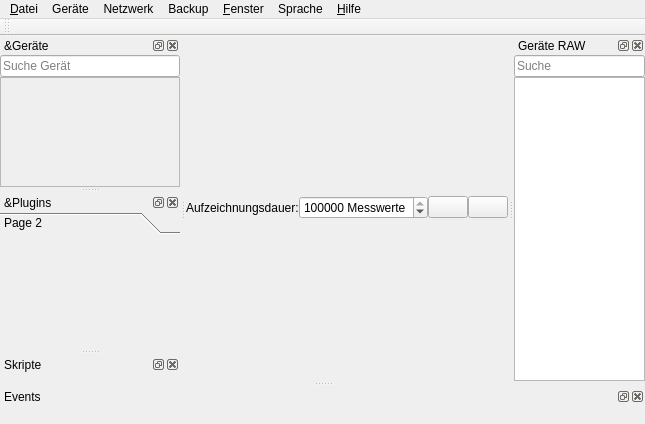
<?xml version="1.0" encoding="UTF-8"?>
<ui version="4.0">
 <class>MainWindow</class>
 <widget class="QMainWindow" name="MainWindow">
  <property name="geometry">
   <rect>
    <x>0</x>
    <y>0</y>
    <width>645</width>
    <height>424</height>
   </rect>
  </property>
  <property name="windowTitle">
   <string>RealTime OpenControl</string>
  </property>
  <property name="dockOptions">
   <set>QMainWindow::AllowNestedDocks|QMainWindow::AllowTabbedDocks|QMainWindow::AnimatedDocks|QMainWindow::GroupedDragging</set>
  </property>
  <widget class="QWidget" name="centralwidget">
   <layout class="QVBoxLayout" name="verticalLayout_9">
    <property name="spacing">
     <number>0</number>
    </property>
    <property name="leftMargin">
     <number>0</number>
    </property>
    <property name="topMargin">
     <number>0</number>
    </property>
    <property name="rightMargin">
     <number>0</number>
    </property>
    <property name="bottomMargin">
     <number>2</number>
    </property>
    <item>
     <layout class="QHBoxLayout" name="horizontalLayout">
      <property name="spacing">
       <number>0</number>
      </property>
      <item>
       <spacer name="horizontalSpacer_2">
        <property name="orientation">
         <enum>Qt::Horizontal</enum>
        </property>
        <property name="sizeHint" stdset="0">
         <size>
          <width>0</width>
          <height>0</height>
         </size>
        </property>
       </spacer>
      </item>
      <item>
       <widget class="QLabel" name="label_2">
        <property name="text">
         <string>Aufzeichnungsdauer:</string>
        </property>
       </widget>
      </item>
      <item>
       <widget class="QSpinBox" name="maxLengthSpinBox">
        <property name="toolTip">
         <string>Ändere die Aufzeichnungsdauer</string>
        </property>
        <property name="statusTip">
         <string>Ändere die Aufzeichnungsdauer</string>
        </property>
        <property name="suffix">
         <string> Messwerte</string>
        </property>
        <property name="maximum">
         <number>1000000000</number>
        </property>
        <property name="value">
         <number>500000</number>
        </property>
       </widget>
      </item>
      <item>
       <spacer name="horizontalSpacer">
        <property name="orientation">
         <enum>Qt::Horizontal</enum>
        </property>
        <property name="sizeHint" stdset="0">
         <size>
          <width>0</width>
          <height>0</height>
         </size>
        </property>
       </spacer>
      </item>
      <item>
       <widget class="QPushButton" name="clearButton">
        <property name="toolTip">
         <string>Lösche alle Signale</string>
        </property>
        <property name="statusTip">
         <string>Lösche alle Signale</string>
        </property>
        <property name="text">
         <string/>
        </property>
        <property name="icon">
         <iconset>
          <normaloff>icons/clear.png</normaloff>icons/clear.png</iconset>
        </property>
        <property name="iconSize">
         <size>
          <width>25</width>
          <height>25</height>
         </size>
        </property>
       </widget>
      </item>
      <item>
       <widget class="QPushButton" name="createGraphButton">
        <property name="text">
         <string/>
        </property>
        <property name="icon">
         <iconset>
          <normaloff>icons/graph.png</normaloff>icons/graph.png</iconset>
        </property>
        <property name="iconSize">
         <size>
          <width>25</width>
          <height>25</height>
         </size>
        </property>
       </widget>
      </item>
     </layout>
    </item>
    <item>
     <layout class="QVBoxLayout" name="plotLayout"/>
    </item>
   </layout>
  </widget>
  <widget class="QDockWidget" name="deviceWidget">
   <property name="sizePolicy">
    <sizepolicy hsizetype="Preferred" vsizetype="Preferred">
     <horstretch>0</horstretch>
     <verstretch>0</verstretch>
    </sizepolicy>
   </property>
   <property name="statusTip">
    <string>Geräte, für die PlugIns vorhanden sind, erscheinen hier</string>
   </property>
   <property name="inputMethodHints">
    <set>Qt::ImhNone</set>
   </property>
   <property name="floating">
    <bool>false</bool>
   </property>
   <property name="features">
    <set>QDockWidget::AllDockWidgetFeatures</set>
   </property>
   <property name="allowedAreas">
    <set>Qt::LeftDockWidgetArea|Qt::RightDockWidgetArea</set>
   </property>
   <property name="windowTitle">
    <string>&amp;Geräte</string>
   </property>
   <attribute name="dockWidgetArea">
    <number>1</number>
   </attribute>
   <widget class="QWidget" name="dockWidgetContents_2">
    <layout class="QVBoxLayout" name="verticalLayout_3">
     <property name="spacing">
      <number>0</number>
     </property>
     <property name="leftMargin">
      <number>0</number>
     </property>
     <property name="topMargin">
      <number>0</number>
     </property>
     <property name="rightMargin">
      <number>0</number>
     </property>
     <property name="bottomMargin">
      <number>0</number>
     </property>
     <item>
      <widget class="QLineEdit" name="searchEdit">
       <property name="placeholderText">
        <string>Suche Gerät</string>
       </property>
      </widget>
     </item>
     <item>
      <widget class="QScrollArea" name="scrollArea_2">
       <property name="minimumSize">
        <size>
         <width>180</width>
         <height>0</height>
        </size>
       </property>
       <property name="widgetResizable">
        <bool>true</bool>
       </property>
       <widget class="QWidget" name="scrollAreaWidgetContents_2">
        <property name="geometry">
         <rect>
          <x>0</x>
          <y>0</y>
          <width>178</width>
          <height>85</height>
         </rect>
        </property>
        <property name="minimumSize">
         <size>
          <width>0</width>
          <height>0</height>
         </size>
        </property>
        <layout class="QVBoxLayout" name="verticalLayout_13">
         <property name="spacing">
          <number>0</number>
         </property>
         <property name="leftMargin">
          <number>0</number>
         </property>
         <property name="topMargin">
          <number>0</number>
         </property>
         <property name="rightMargin">
          <number>0</number>
         </property>
         <property name="bottomMargin">
          <number>0</number>
         </property>
         <item>
          <layout class="QVBoxLayout" name="deviceLayout">
           <property name="spacing">
            <number>0</number>
           </property>
          </layout>
         </item>
         <item>
          <spacer name="verticalSpacer_2">
           <property name="orientation">
            <enum>Qt::Vertical</enum>
           </property>
           <property name="sizeHint" stdset="0">
            <size>
             <width>20</width>
             <height>0</height>
            </size>
           </property>
          </spacer>
         </item>
         <item>
          <spacer name="verticalSpacer_3">
           <property name="orientation">
            <enum>Qt::Vertical</enum>
           </property>
           <property name="sizeHint" stdset="0">
            <size>
             <width>20</width>
             <height>0</height>
            </size>
           </property>
          </spacer>
         </item>
        </layout>
       </widget>
      </widget>
     </item>
    </layout>
   </widget>
  </widget>
  <widget class="QDockWidget" name="pluginsWidget">
   <property name="sizePolicy">
    <sizepolicy hsizetype="Preferred" vsizetype="Preferred">
     <horstretch>0</horstretch>
     <verstretch>0</verstretch>
    </sizepolicy>
   </property>
   <property name="statusTip">
    <string>Falls ein Gerät ein GUI-PlugIn besitzt, erscheint dies hier</string>
   </property>
   <property name="floating">
    <bool>false</bool>
   </property>
   <property name="features">
    <set>QDockWidget::AllDockWidgetFeatures</set>
   </property>
   <property name="allowedAreas">
    <set>Qt::AllDockWidgetAreas</set>
   </property>
   <property name="windowTitle">
    <string>&amp;Plugins</string>
   </property>
   <attribute name="dockWidgetArea">
    <number>1</number>
   </attribute>
   <widget class="QWidget" name="dockWidgetContents_3">
    <layout class="QVBoxLayout" name="verticalLayout">
     <property name="spacing">
      <number>0</number>
     </property>
     <property name="leftMargin">
      <number>0</number>
     </property>
     <property name="topMargin">
      <number>0</number>
     </property>
     <property name="rightMargin">
      <number>0</number>
     </property>
     <property name="bottomMargin">
      <number>0</number>
     </property>
     <item>
      <widget class="QToolBox" name="pluginsBox">
       <property name="sizePolicy">
        <sizepolicy hsizetype="Preferred" vsizetype="Expanding">
         <horstretch>0</horstretch>
         <verstretch>0</verstretch>
        </sizepolicy>
       </property>
       <property name="currentIndex">
        <number>0</number>
       </property>
       <widget class="QWidget" name="page_2">
        <property name="geometry">
         <rect>
          <x>0</x>
          <y>0</y>
          <width>180</width>
          <height>85</height>
         </rect>
        </property>
        <attribute name="label">
         <string>Page 2</string>
        </attribute>
       </widget>
      </widget>
     </item>
    </layout>
   </widget>
  </widget>
  <widget class="QMenuBar" name="menuBar">
   <property name="geometry">
    <rect>
     <x>0</x>
     <y>0</y>
     <width>645</width>
     <height>26</height>
    </rect>
   </property>
   <widget class="QMenu" name="menuDatei">
    <property name="statusTip">
     <string>Öffnen, Speichern, Exportieren</string>
    </property>
    <property name="tearOffEnabled">
     <bool>true</bool>
    </property>
    <property name="title">
     <string>&amp;Datei</string>
    </property>
    <property name="icon">
     <iconset>
      <normaloff>icons/menu.png</normaloff>icons/menu.png</iconset>
    </property>
    <property name="separatorsCollapsible">
     <bool>true</bool>
    </property>
    <property name="toolTipsVisible">
     <bool>true</bool>
    </property>
    <addaction name="loadSessionAction"/>
    <addaction name="saveSessionAction"/>
    <addaction name="separator"/>
    <addaction name="importDataAction"/>
    <addaction name="exportDataAction"/>
    <addaction name="separator"/>
    <addaction name="systemTrayAction"/>
    <addaction name="separator"/>
    <addaction name="actionBeenden"/>
   </widget>
   <widget class="QMenu" name="menuFenster">
    <property name="statusTip">
     <string>Unterfenster-Darstellung verwalten</string>
    </property>
    <property name="tearOffEnabled">
     <bool>true</bool>
    </property>
    <property name="title">
     <string>&amp;Fenster</string>
    </property>
    <property name="icon">
     <iconset>
      <normaloff>icons/view.png</normaloff>icons/view.png</iconset>
    </property>
    <property name="separatorsCollapsible">
     <bool>true</bool>
    </property>
    <property name="toolTipsVisible">
     <bool>true</bool>
    </property>
    <addaction name="deviceWidgetToggle"/>
    <addaction name="pluginsWidgetToggle"/>
    <addaction name="scriptWidgetToggle"/>
    <addaction name="eventWidgetToggle"/>
    <addaction name="deviceRAWWidgetToggle"/>
   </widget>
   <widget class="QMenu" name="menuHilfe">
    <property name="tearOffEnabled">
     <bool>true</bool>
    </property>
    <property name="title">
     <string>&amp;Hilfe</string>
    </property>
    <property name="icon">
     <iconset>
      <normaloff>icons/help.png</normaloff>icons/help.png</iconset>
    </property>
    <property name="separatorsCollapsible">
     <bool>true</bool>
    </property>
    <property name="toolTipsVisible">
     <bool>true</bool>
    </property>
    <addaction name="clearCacheAction"/>
    <addaction name="separator"/>
    <addaction name="helpAction"/>
    <addaction name="pluginRepoAction"/>
    <addaction name="separator"/>
    <addaction name="checkUpdatesAction"/>
    <addaction name="aboutAction"/>
   </widget>
   <widget class="QMenu" name="menuSprache">
    <property name="tearOffEnabled">
     <bool>true</bool>
    </property>
    <property name="title">
     <string>Sprache</string>
    </property>
    <property name="icon">
     <iconset>
      <normaloff>icons/network.png</normaloff>icons/network.png</iconset>
    </property>
    <property name="separatorsCollapsible">
     <bool>true</bool>
    </property>
    <property name="toolTipsVisible">
     <bool>true</bool>
    </property>
    <addaction name="actionDeutsch"/>
    <addaction name="actionEnglish"/>
   </widget>
   <widget class="QMenu" name="menuGer_te">
    <property name="tearOffEnabled">
     <bool>true</bool>
    </property>
    <property name="title">
     <string>Geräte</string>
    </property>
    <property name="icon">
     <iconset>
      <normaloff>icons/plugins.png</normaloff>icons/plugins.png</iconset>
    </property>
    <property name="separatorsCollapsible">
     <bool>true</bool>
    </property>
    <property name="toolTipsVisible">
     <bool>true</bool>
    </property>
    <addaction name="getPluginsButton"/>
   </widget>
   <widget class="QMenu" name="menuNetzwerk">
    <property name="tearOffEnabled">
     <bool>true</bool>
    </property>
    <property name="title">
     <string>Netzwerk</string>
    </property>
    <property name="icon">
     <iconset>
      <normaloff>icons/internet.png</normaloff>icons/internet.png</iconset>
    </property>
    <property name="separatorsCollapsible">
     <bool>true</bool>
    </property>
    <property name="toolTipsVisible">
     <bool>true</bool>
    </property>
    <widget class="QMenu" name="menuTCP_Server_2">
     <property name="geometry">
      <rect>
       <x>0</x>
       <y>0</y>
       <width>188</width>
       <height>126</height>
      </rect>
     </property>
     <property name="title">
      <string>TCP - Server</string>
     </property>
     <addaction name="actionTCPServer_2"/>
     <addaction name="actionTCPPassword_2"/>
     <addaction name="actionTCPPort_2"/>
    </widget>
    <widget class="QMenu" name="MeniuTelegramBot">
     <property name="title">
      <string>Telegram-Bot</string>
     </property>
     <addaction name="actionTelegramBot_2"/>
     <addaction name="actionBotToken_2"/>
    </widget>
    <widget class="QMenu" name="menuMit_Remotehost_verbinden">
     <property name="title">
      <string>Mit Remotehost verbinden</string>
     </property>
     <addaction name="actionNeuer_HOst"/>
    </widget>
    <widget class="QMenu" name="menuAktive_Verbindungen">
     <property name="title">
      <string>Aktive Verbindungen</string>
     </property>
     <addaction name="actionkeine_3"/>
    </widget>
    <addaction name="menuTCP_Server_2"/>
    <addaction name="HTMLServerAction_2"/>
    <addaction name="MeniuTelegramBot"/>
    <addaction name="separator"/>
    <addaction name="menuMit_Remotehost_verbinden"/>
    <addaction name="menuAktive_Verbindungen"/>
    <addaction name="actionUpdate_Rate_1Hz_2"/>
    <addaction name="separator"/>
    <addaction name="actionRTOC_Server_suchen_3"/>
   </widget>
   <widget class="QMenu" name="menuBackup">
    <property name="tearOffEnabled">
     <bool>true</bool>
    </property>
    <property name="title">
     <string>Backup</string>
    </property>
    <property name="icon">
     <iconset>
      <normaloff>icons/backup.png</normaloff>icons/backup.png</iconset>
    </property>
    <property name="separatorsCollapsible">
     <bool>true</bool>
    </property>
    <property name="toolTipsVisible">
     <bool>true</bool>
    </property>
    <addaction name="actionSetBackupFile"/>
    <addaction name="actionSetBackupIntervall"/>
   </widget>
   <addaction name="menuDatei"/>
   <addaction name="menuGer_te"/>
   <addaction name="menuNetzwerk"/>
   <addaction name="menuBackup"/>
   <addaction name="menuFenster"/>
   <addaction name="menuSprache"/>
   <addaction name="menuHilfe"/>
  </widget>
  <widget class="QDockWidget" name="scriptDockWidget">
   <property name="windowTitle">
    <string>Skripte</string>
   </property>
   <attribute name="dockWidgetArea">
    <number>1</number>
   </attribute>
   <widget class="QWidget" name="dockWidgetContents_6">
    <layout class="QVBoxLayout" name="verticalLayout_2">
     <property name="spacing">
      <number>0</number>
     </property>
     <property name="leftMargin">
      <number>0</number>
     </property>
     <property name="topMargin">
      <number>0</number>
     </property>
     <property name="rightMargin">
      <number>0</number>
     </property>
     <property name="bottomMargin">
      <number>0</number>
     </property>
     <item>
      <layout class="QHBoxLayout" name="scriptLayout"/>
     </item>
    </layout>
   </widget>
  </widget>
  <widget class="QToolBar" name="toolBar">
   <property name="sizePolicy">
    <sizepolicy hsizetype="Minimum" vsizetype="Preferred">
     <horstretch>0</horstretch>
     <verstretch>0</verstretch>
    </sizepolicy>
   </property>
   <property name="windowTitle">
    <string>toolBar</string>
   </property>
   <attribute name="toolBarArea">
    <enum>TopToolBarArea</enum>
   </attribute>
   <attribute name="toolBarBreak">
    <bool>false</bool>
   </attribute>
  </widget>
  <widget class="QDockWidget" name="eventWidgets">
   <property name="sizePolicy">
    <sizepolicy hsizetype="Preferred" vsizetype="Ignored">
     <horstretch>0</horstretch>
     <verstretch>0</verstretch>
    </sizepolicy>
   </property>
   <property name="windowTitle">
    <string>Events</string>
   </property>
   <attribute name="dockWidgetArea">
    <number>8</number>
   </attribute>
   <widget class="QWidget" name="dockWidgetContents">
    <layout class="QVBoxLayout" name="verticalLayout_4">
     <item>
      <layout class="QHBoxLayout" name="eventLayout">
       <property name="spacing">
        <number>0</number>
       </property>
      </layout>
     </item>
    </layout>
   </widget>
  </widget>
  <widget class="QDockWidget" name="deviceRAWWidget">
   <property name="windowTitle">
    <string>Geräte RAW</string>
   </property>
   <attribute name="dockWidgetArea">
    <number>2</number>
   </attribute>
   <widget class="QWidget" name="dockWidgetContents_4">
    <layout class="QVBoxLayout" name="verticalLayout_5">
     <property name="spacing">
      <number>0</number>
     </property>
     <property name="leftMargin">
      <number>0</number>
     </property>
     <property name="topMargin">
      <number>0</number>
     </property>
     <property name="rightMargin">
      <number>0</number>
     </property>
     <property name="bottomMargin">
      <number>0</number>
     </property>
     <item>
      <widget class="QLineEdit" name="pluginSearchInput">
       <property name="text">
        <string/>
       </property>
       <property name="placeholderText">
        <string>Suche</string>
       </property>
      </widget>
     </item>
     <item>
      <widget class="QListWidget" name="pluginCallWidget">
       <property name="alternatingRowColors">
        <bool>true</bool>
       </property>
       <property name="selectionMode">
        <enum>QAbstractItemView::NoSelection</enum>
       </property>
       <property name="sortingEnabled">
        <bool>true</bool>
       </property>
      </widget>
     </item>
    </layout>
   </widget>
  </widget>
  <action name="exportDataAction">
   <property name="text">
    <string>&amp;Daten exportieren</string>
   </property>
   <property name="statusTip">
    <string>Bitte nutze RECHTSKLICK auf Plotbereich</string>
   </property>
  </action>
  <action name="actionBeenden">
   <property name="text">
    <string>&amp;Beenden</string>
   </property>
  </action>
  <action name="stylePlotsAction">
   <property name="text">
    <string>&amp;Plot anpassen</string>
   </property>
   <property name="statusTip">
    <string>Plot-Darstellung</string>
   </property>
  </action>
  <action name="actionPlot_exportieren">
   <property name="text">
    <string>&amp;Plot exportieren</string>
   </property>
   <property name="statusTip">
    <string>Bitte nutze RECHTSKLICK auf Plotbereich</string>
   </property>
  </action>
  <action name="actionFenster">
   <property name="text">
    <string>Fenster</string>
   </property>
  </action>
  <action name="signalWidgetToggle">
   <property name="checkable">
    <bool>true</bool>
   </property>
   <property name="checked">
    <bool>true</bool>
   </property>
   <property name="text">
    <string>&amp;Signale</string>
   </property>
   <property name="statusTip">
    <string>Signale-Unterfenster</string>
   </property>
  </action>
  <action name="deviceWidgetToggle">
   <property name="checkable">
    <bool>true</bool>
   </property>
   <property name="checked">
    <bool>true</bool>
   </property>
   <property name="text">
    <string>&amp;Geräte</string>
   </property>
   <property name="statusTip">
    <string>Geräte-Unterfenster</string>
   </property>
  </action>
  <action name="pluginsWidgetToggle">
   <property name="checkable">
    <bool>true</bool>
   </property>
   <property name="text">
    <string>&amp;Plugins</string>
   </property>
   <property name="statusTip">
    <string>Plugins-Unterfenster</string>
   </property>
  </action>
  <action name="scriptWidgetToggle">
   <property name="checkable">
    <bool>true</bool>
   </property>
   <property name="text">
    <string>S&amp;kript</string>
   </property>
   <property name="statusTip">
    <string>Skripte-Unterfenster</string>
   </property>
  </action>
  <action name="loadScriptAction">
   <property name="text">
    <string>&amp;Skript laden</string>
   </property>
   <property name="statusTip">
    <string>Skript aus Datei laden</string>
   </property>
  </action>
  <action name="saveScriptAction">
   <property name="text">
    <string>S&amp;kript speichern</string>
   </property>
   <property name="statusTip">
    <string>Skript in Datei speichern</string>
   </property>
  </action>
  <action name="saveSessionAction">
   <property name="text">
    <string>S&amp;ession speichern</string>
   </property>
  </action>
  <action name="actionZuletzt_geladen">
   <property name="text">
    <string>Zuletzt geladen</string>
   </property>
  </action>
  <action name="loadSessionAction">
   <property name="text">
    <string>Session &amp;laden</string>
   </property>
  </action>
  <action name="helpAction">
   <property name="text">
    <string>&amp;Hilfe zu RTOC</string>
   </property>
  </action>
  <action name="aboutAction">
   <property name="text">
    <string>Über RTOC</string>
   </property>
  </action>
  <action name="importDataAction">
   <property name="text">
    <string>Daten &amp;importieren</string>
   </property>
  </action>
  <action name="systemTrayAction">
   <property name="checkable">
    <bool>true</bool>
   </property>
   <property name="checked">
    <bool>true</bool>
   </property>
   <property name="text">
    <string>Minimize to SystemTray</string>
   </property>
  </action>
  <action name="multiprocessingListenerAction">
   <property name="checkable">
    <bool>true</bool>
   </property>
   <property name="text">
    <string>Multiproessing - Listener</string>
   </property>
  </action>
  <action name="actionDeutsch">
   <property name="checkable">
    <bool>true</bool>
   </property>
   <property name="text">
    <string>Deutsch</string>
   </property>
  </action>
  <action name="actionEnglish">
   <property name="checkable">
    <bool>true</bool>
   </property>
   <property name="text">
    <string>English</string>
   </property>
  </action>
  <action name="eventWidgetToggle">
   <property name="checkable">
    <bool>true</bool>
   </property>
   <property name="text">
    <string>Events</string>
   </property>
  </action>
  <action name="actionBotToken">
   <property name="text">
    <string>Bot-Token eingeben</string>
   </property>
  </action>
  <action name="actionTelegramBot">
   <property name="checkable">
    <bool>true</bool>
   </property>
   <property name="text">
    <string>Aktiviert</string>
   </property>
  </action>
  <action name="HTMLServerAction">
   <property name="checkable">
    <bool>true</bool>
   </property>
   <property name="text">
    <string>RTOC - Web</string>
   </property>
  </action>
  <action name="actionTCPServer">
   <property name="checkable">
    <bool>true</bool>
   </property>
   <property name="text">
    <string>Aktivieren</string>
   </property>
  </action>
  <action name="actionTCPPassword">
   <property name="text">
    <string>Passwort-Schutz</string>
   </property>
  </action>
  <action name="checkUpdatesAction">
   <property name="text">
    <string>Auf Updates prüfen</string>
   </property>
  </action>
  <action name="actionTCPPort">
   <property name="text">
    <string>Port: 5050</string>
   </property>
  </action>
  <action name="clearCacheAction">
   <property name="text">
    <string>Cache leeren</string>
   </property>
  </action>
  <action name="pluginRepoAction">
   <property name="text">
    <string>Plugin-Repository</string>
   </property>
  </action>
  <action name="getPluginsButton">
   <property name="text">
    <string>Geräte hinzufügen/entfernen</string>
   </property>
  </action>
  <action name="actionTCPServer_2">
   <property name="checkable">
    <bool>true</bool>
   </property>
   <property name="text">
    <string>Aktivieren</string>
   </property>
  </action>
  <action name="actionTCPPassword_2">
   <property name="text">
    <string>Passwort-Schutz</string>
   </property>
  </action>
  <action name="actionTCPPort_2">
   <property name="text">
    <string>Port: 5050</string>
   </property>
  </action>
  <action name="HTMLServerAction_2">
   <property name="checkable">
    <bool>true</bool>
   </property>
   <property name="text">
    <string>RTOC - Web</string>
   </property>
  </action>
  <action name="actionTelegramBot_2">
   <property name="checkable">
    <bool>true</bool>
   </property>
   <property name="text">
    <string>Aktiviert</string>
   </property>
  </action>
  <action name="actionBotToken_2">
   <property name="text">
    <string>Bot-Token eingeben</string>
   </property>
  </action>
  <action name="action0_St_ndlich">
   <property name="text">
    <string>Backup-Intervall einstellen</string>
   </property>
  </action>
  <action name="action0_T_glich">
   <property name="text">
    <string>Täglich</string>
   </property>
  </action>
  <action name="actionSetBackupFile">
   <property name="text">
    <string>Backup-Datei festlegen</string>
   </property>
  </action>
  <action name="actionDeleteBackups">
   <property name="text">
    <string>Backups löschen</string>
   </property>
  </action>
  <action name="actionBackup_1">
   <property name="text">
    <string>Backup 1</string>
   </property>
  </action>
  <action name="actionBackupSettings">
   <property name="text">
    <string>Einstellungen</string>
   </property>
  </action>
  <action name="actionNeuer_Host">
   <property name="text">
    <string>Neuer Host</string>
   </property>
  </action>
  <action name="actionkeine">
   <property name="text">
    <string>keine</string>
   </property>
  </action>
  <action name="actionUpdate_Rate_1_Hz">
   <property name="text">
    <string>Update-Rate: 1 Hz</string>
   </property>
  </action>
  <action name="actionRTOC_Server_suchen">
   <property name="text">
    <string>RTOC-Server suchen</string>
   </property>
  </action>
  <action name="actionSetBackupIntervall">
   <property name="text">
    <string>Backout-Intervall: täglich</string>
   </property>
  </action>
  <action name="deviceRAWWidgetToggle">
   <property name="checkable">
    <bool>true</bool>
   </property>
   <property name="text">
    <string>Geräte RAW</string>
   </property>
  </action>
  <action name="actionUpdate_Rate_1Hz">
   <property name="text">
    <string>Update-Rate: 1Hz</string>
   </property>
  </action>
  <action name="actionRTOC_Server_suchen_2">
   <property name="text">
    <string>RTOC-Server suchen</string>
   </property>
  </action>
  <action name="actionNeuer_Host_2">
   <property name="text">
    <string>Neuer Host</string>
   </property>
  </action>
  <action name="actionkeine_2">
   <property name="text">
    <string>keine</string>
   </property>
  </action>
  <action name="actionUpdate_Rate_1Hz_2">
   <property name="text">
    <string>Update-Rate: 1Hz</string>
   </property>
  </action>
  <action name="actionNeuer_HOst">
   <property name="text">
    <string>Neuer Host</string>
   </property>
  </action>
  <action name="actionkeine_3">
   <property name="text">
    <string>keine</string>
   </property>
  </action>
  <action name="actionRTOC_Server_suchen_3">
   <property name="text">
    <string>RTOC-Server suchen</string>
   </property>
  </action>
 </widget>
 <resources/>
 <connections>
  <connection>
   <sender>actionBeenden</sender>
   <signal>triggered()</signal>
   <receiver>MainWindow</receiver>
   <slot>close()</slot>
   <hints>
    <hint type="sourcelabel">
     <x>-1</x>
     <y>-1</y>
    </hint>
    <hint type="destinationlabel">
     <x>463</x>
     <y>398</y>
    </hint>
   </hints>
  </connection>
 </connections>
</ui>
